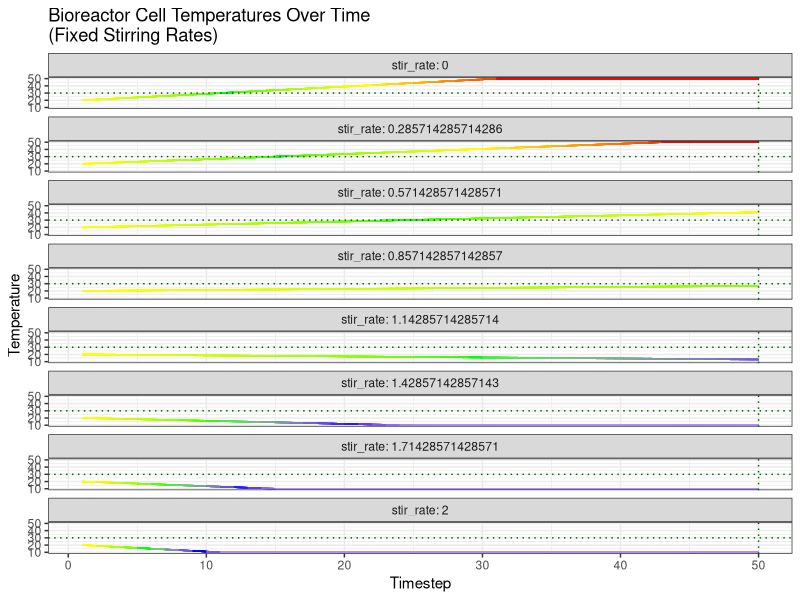
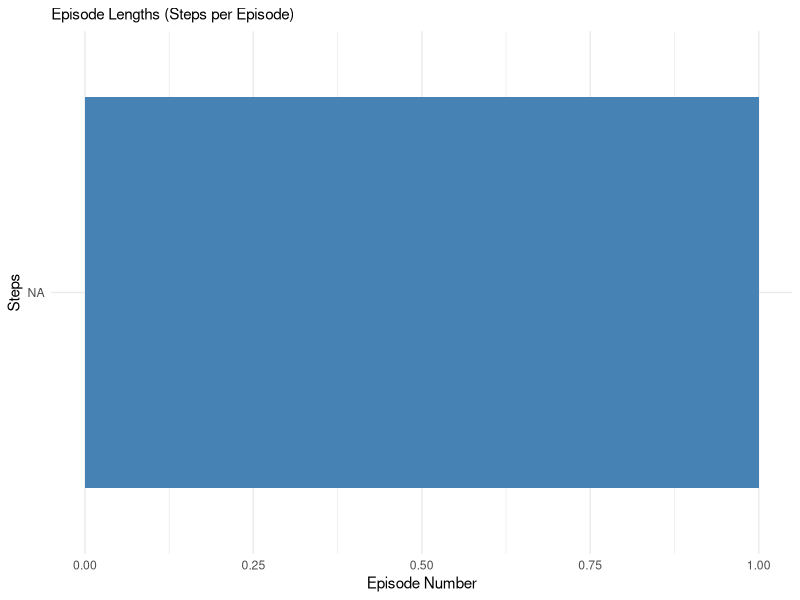
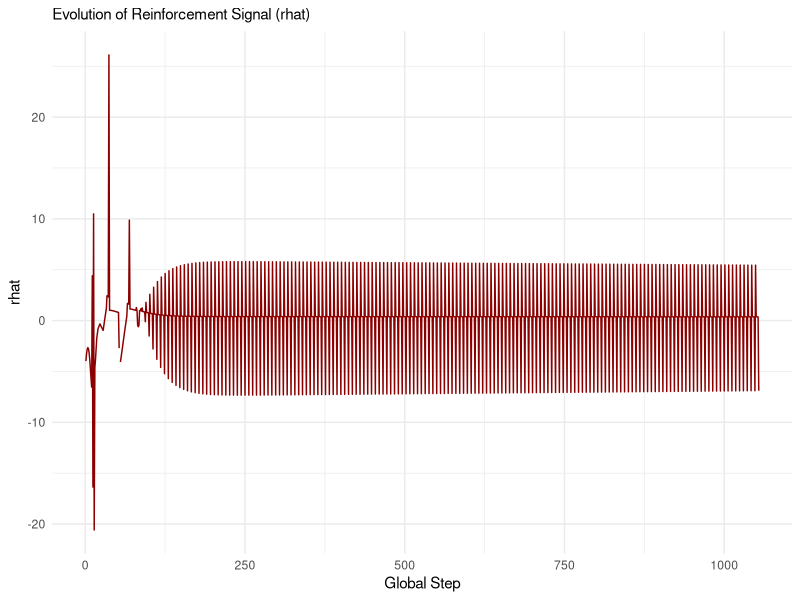
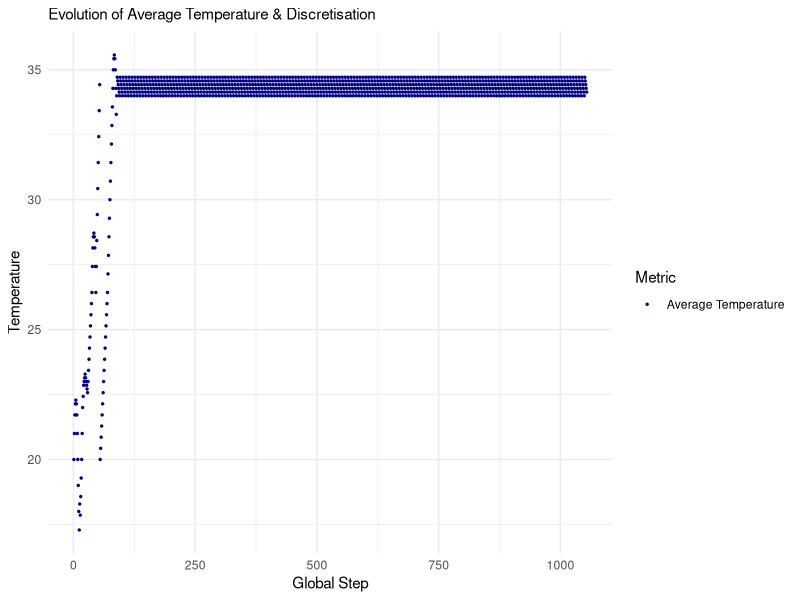
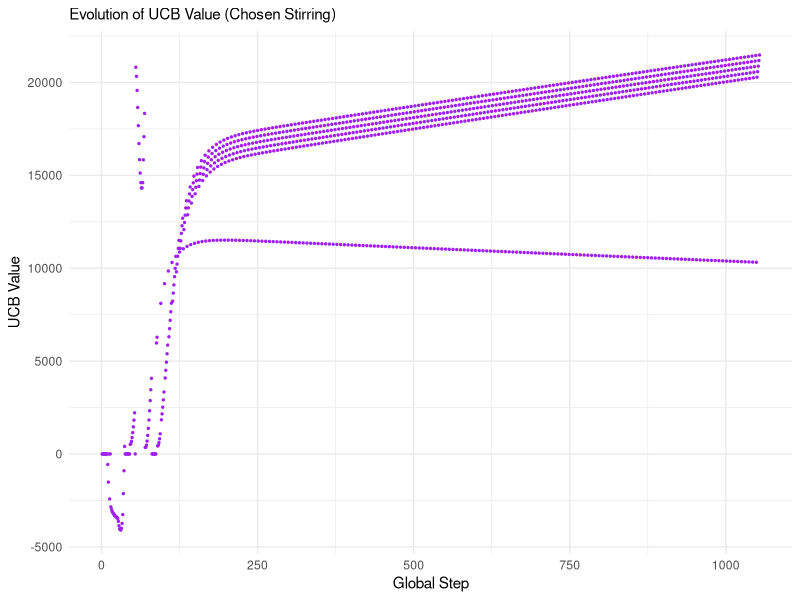
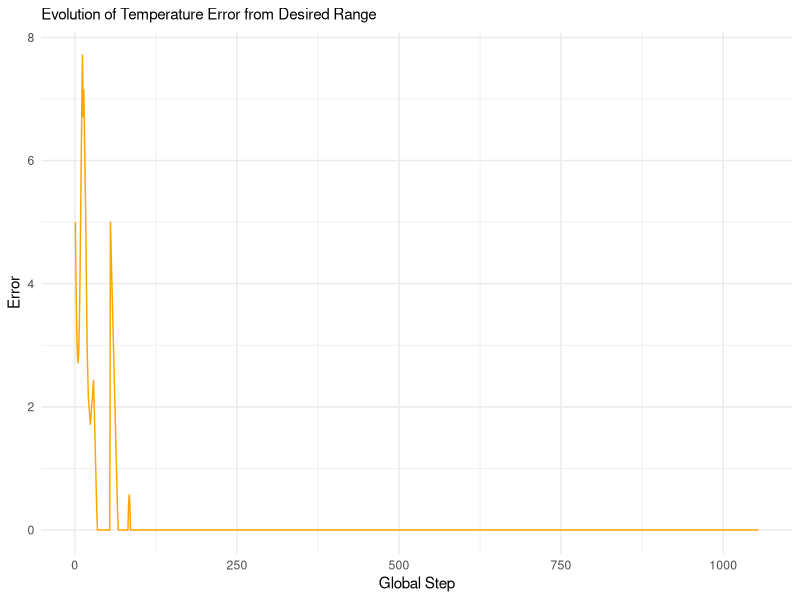
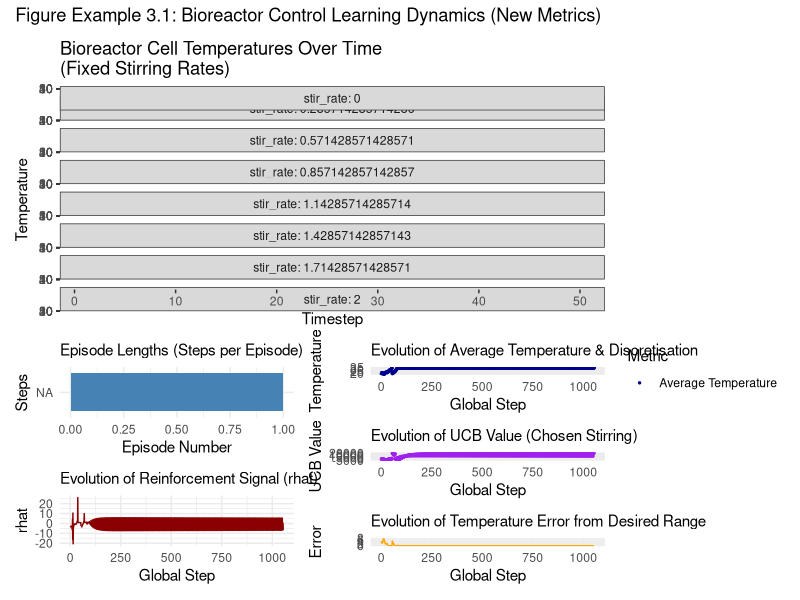
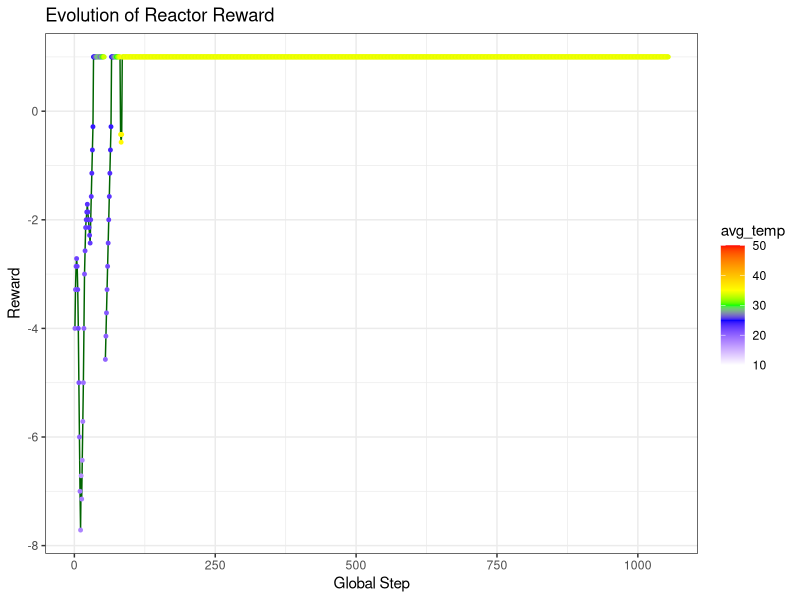

The R source for these figures, in order:
library(ggplot2); theme_set(theme_bw())
library(dplyr)
library(tidyr)
library(gganimate)
library(patchwork)
set.seed(666)

### 1. Environment (Reactor) Setup ###
grid_size <- 3
init_temp <- 20       # initial temperature
goal_temp <- 30       # (unused now)
limit_min <- 25 # 25
limit_max <- 35 # 35
min_temp <- 10
max_temp <- 50
base_heat <- 1  # constant heating term to drive rapid heating
rand_heat_min <- 0
rand_heat_max <- 0
cooling_constant = 1

# RL and simulation parameters
EPISODE_MAX_FAIL <- 50   # maximum episodes to try
MAX_STEPS <- 1000         # maximum steps per episode
STABILISE_STEPS <- 50    # steps to allow reactor to stabilise before checking avg_temp

# RL algorithm parameters
ALPHA <- 1000            # actor learning rate
BETA <- 0.5              # critic learning rate
GAMMA <- 0.95            # discount factor
LAMBDAw <- 0.9           # actor eligibility trace decay
LAMBDAv <- 0.8           # critic eligibility trace decay

# Actions: stirring levels only
num_stir <- 8
possible_stir <- seq(0, 2, length.out = num_stir)
num_actions <- num_stir

# UCB exploration bonus constant
UCB_C <- 2 # 2 at init_temp 30

### State Discretisation ###
N_avg <- 5   # number of bins for average temperature
N_std <- 4   # number of bins for standard deviation
N_STATES <- N_avg * N_std

avg_lower_bound <- min_temp
avg_upper_bound <- max_temp
std_lower_bound <- 0
std_upper_bound <- 10

discretise <- function(avg, std) {
  if(is.na(avg) || is.na(std)) return(NA)
  if(avg < min_temp || avg > max_temp) return(NA)
  bin_avg <- floor((avg - avg_lower_bound) / ((avg_upper_bound - avg_lower_bound)/ N_avg)) + 1
  if(bin_avg > N_avg) bin_avg <- N_avg
  bin_std <- floor((std - std_lower_bound) / ((std_upper_bound - std_lower_bound)/ N_std)) + 1
  if(bin_std > N_std) bin_std <- N_std
  (bin_avg - 1) * N_std + (bin_std - 1)
}

get_state_index <- function(state) {
  avg <- state[1]
  std <- state[2]
  if(is.na(avg) || is.na(std)) return(list(index = -1, bin_avg = NA, bin_std = NA, avg = avg, std = std))
  if(avg < min_temp || avg > max_temp) return(list(index = -1, bin_avg = NA, bin_std = NA, avg = avg, std = std))
  bin_avg <- floor((avg - avg_lower_bound) / ((avg_upper_bound - avg_lower_bound)/ N_avg)) + 1
  if(bin_avg > N_avg) bin_avg <- N_avg
  bin_std <- floor((std - std_lower_bound) / ((std_upper_bound - std_lower_bound)/ N_std)) + 1
  if(bin_std > N_std) bin_std <- N_std
  list(index = (bin_avg - 1) * N_std + (bin_std - 1),
       bin_avg = bin_avg, bin_std = bin_std,
       avg = avg, std = std)
}

### 2. Reactor Simulation Functions ###
init_grid <- function() {
  matrix(init_temp, nrow = grid_size, ncol = grid_size)
}

get_neighbours <- function(grid, x, y) {
  indices <- expand.grid(dx = -1:1, dy = -1:1) %>%
    filter(!(dx == 0 & dy == 0)) %>%
    mutate(nx = x + dx, ny = y + dy) %>%
    filter(nx >= 1, nx <= grid_size, ny >= 1, ny <= grid_size)
  mean(sapply(1:nrow(indices), function(i) grid[indices$ny[i], indices$nx[i]]))
}

# reactor_step <- function(grid, stirring) {
#   noise <- matrix(rnorm(length(grid), mean = 0, sd = 0.5), nrow = nrow(grid))
#   new_grid <- grid
#   # base_heat <- 2  # constant heating term to drive rapid heating
#   for (y in 1:grid_size) {
#     for (x in 1:grid_size) {
#       # slight random variations around zero
#       random_heat <- runif(1, min = 0, max = 0.5)
#       nb_avg <- get_neighbours(grid, x, y)
#       diffusion <- stirring * (nb_avg - grid[y, x])
#       cooling <- stirring * 0.05 * grid[y, x]
#       # use the constant base_heat plus small random fluctuations
#       delta <- base_heat + (1 - stirring) * random_heat + diffusion - cooling
#       new_grid[y, x] <- grid[y, x] + delta + noise[y, x]
#       new_grid[y, x] <- max(min_temp, min(new_grid[y, x], max_temp))
#     }
#   }
#   new_grid
# }

# reactor_step <- function(grid, stirring) {
#   # new_grid: we start with the current grid values.
#   new_grid <- grid
#   
#   # Cooling amount scales with stirring (acting like "pressure").
#   cooling_amount <- 1 * stirring
#   
#   # Loop over each cell
#   for (y in 1:grid_size) {
#     for (x in 1:grid_size) {
#       # Generate a small random heating term based on the globally set bounds.
#       random_heat <- runif(1, min = rand_heat_min, max = rand_heat_max)
#       
#       # Compute the new temperature:
#       # Add the constant base_heat plus a small random heating scaled down by (1 - stirring)
#       new_temp <- grid[y, x] + base_heat + (1 - stirring) * random_heat
#       
#       # With probability equal to stirring, apply a cooling event (simulate pressure)
#       if (runif(1) < stirring) {
#         new_temp <- new_temp - cooling_amount
#       }
#       
#       # Clamp the new temperature to be within [min_temp, max_temp]
#       new_temp <- max(min_temp, min(new_temp, max_temp))
#       
#       # Update the cell value
#       new_grid[y, x] <- new_temp
#     }
#   }
#   new_grid
# }


reactor_step <- function(grid, stirring) {
  new_grid <- grid
  cooling_effect <- stirring * cooling_constant  # e.g., cooling_constant = 1
  for (y in 1:grid_size) {
    for (x in 1:grid_size) {
      random_heat <- runif(1, min = rand_heat_min, max = rand_heat_max)
      new_temp <- grid[y, x] + base_heat + (1 - stirring) * random_heat - cooling_effect
      new_grid[y, x] <- max(min_temp, min(new_temp, max_temp))
    }
  }
  new_grid
}


get_state <- function(grid) {
  avg <- mean(grid)
  std <- sd(as.vector(grid))
  c(avg, std)
}

# New reward: reward = 1 if avg_temp in [limit_min, limit_max], otherwise penalize.
# static +1 / -1
compute_reward <- function(avg_temp, stirring) {
  if(avg_temp >= limit_min && avg_temp <= limit_max) {
    r <- 1
  } else if(avg_temp < limit_min) {
    r <- -(limit_min - avg_temp)
  } else {
    r <- -(avg_temp - limit_max)
  }
  r
}

# # ramps with distance from goal
# compute_reward <- function(avg_temp, stirring, k = 0.1) {
#   if(avg_temp >= limit_min && avg_temp <= limit_max) {
#     r <- 1
#   } else if(avg_temp < limit_min) {
#     err <- limit_min - avg_temp
#     r <- 1 - k * (err^2)
#   } else { # avg_temp > limit_max
#     err <- avg_temp - limit_max
#     r <- 1 - k * (err^2)
#   }
#   r
# }


# New get_action: return stirring value only
get_action <- function(action_index) {
  possible_stir[action_index + 1]
}

### 4. RL Simulation Setup with UCB metrics ###
simulate_bioreactor_control <- function() {
  set.seed(123)
  w <- matrix(runif(N_STATES * num_actions, -1, 1), nrow = N_STATES, ncol = num_actions)
  e <- matrix(0, nrow = N_STATES, ncol = num_actions)
  v <- runif(N_STATES, -1, 1)
  xbar <- rep(0, N_STATES)
  
  count_mat <- matrix(0, nrow = N_STATES, ncol = num_actions)
  
  history <- data.frame(
    GlobalStep = integer(),
    Episode = integer(),
    StepInEpisode = integer(),
    StateIndex = integer(),
    rhat = numeric(),
    chosen_action = integer(),
    stirring = numeric(),
    reward = numeric(),
    avg_temp = numeric(),
    std_temp = numeric(),
    w_val = numeric(),
    v_val = numeric(),
    ucb_val = numeric(),  # record UCB value for chosen action
    error = numeric()     # record error from desired range
  )
  
  overall_steps <- 0
  success <- FALSE
  
  for (episode in 1:EPISODE_MAX_FAIL) {
    step_in_episode <- 0
    grid <- init_grid()
    state_vec <- get_state(grid)
    state_info <- get_state_index(state_vec)
    if (is.null(state_info) || state_info$index < 0) next
    state_index <- state_info$index
    
    while(step_in_episode < MAX_STEPS) {
      overall_steps <- overall_steps + 1
      step_in_episode <- step_in_episode + 1
      
      ucb_values <- rep(NA, num_actions)
      for(a in 0:(num_actions - 1)) {
        count_val <- count_mat[state_index + 1, a + 1]
        if(count_val == 0) {
          ucb_values[a + 1] <- Inf
        } else {
          ucb_values[a + 1] <- w[state_index + 1, a + 1] + 
            UCB_C * sqrt(log(overall_steps + 1) / count_val)
        }
      }
      max_idx <- which.max(ucb_values)
      if(length(max_idx) == 0 || is.na(max_idx)) break
      action_index <- max_idx - 1
      count_mat[state_index + 1, action_index + 1] <- count_mat[state_index + 1, action_index + 1] + 1
      
      # For UCB, record the UCB value for the chosen action
      chosen_count <- count_mat[state_index + 1, action_index + 1]
      if(chosen_count == 0) {
        ucb_bonus <- NA
      } else {
        ucb_bonus <- UCB_C * sqrt(log(overall_steps + 1) / chosen_count)
      }
      ucb_val <- w[state_index + 1, action_index + 1] + ucb_bonus
      
      stirring <- get_action(action_index)
      old_value <- v[state_index + 1]
      
      # Compute error: difference from desired range
      if(state_vec[1] < limit_min) {
        err <- limit_min - state_vec[1]
      } else if(state_vec[1] > limit_max) {
        err <- state_vec[1] - limit_max
      } else {
        err <- 0
      }
      
      new_row <- data.frame(
        GlobalStep = overall_steps,
        Episode = episode,
        StepInEpisode = step_in_episode,
        StateIndex = state_index,
        rhat = NA,
        chosen_action = action_index,
        stirring = stirring,
        reward = NA,
        avg_temp = state_vec[1],
        std_temp = state_vec[2],
        bin_avg = state_info$bin_avg,
        bin_std = state_info$bin_std,
        w_val = w[state_index + 1, action_index + 1],
        v_val = v[state_index + 1],
        ucb_val = ucb_val,
        error = err
      )
      
      history <- rbind(history, new_row)
      
      grid <- reactor_step(grid, stirring)
      new_state_vec <- get_state(grid)
      new_state_info <- get_state_index(new_state_vec)
      if(is.null(new_state_info) || new_state_info$index < 0) break
      new_state_index <- new_state_info$index
      
      reward <- compute_reward(new_state_vec[1], stirring)
      
      failed <- (any(grid < min_temp) || any(grid > max_temp) ||
                   (step_in_episode > STABILISE_STEPS && 
                      (new_state_vec[1] < limit_min || new_state_vec[1] > limit_max)))
      if(failed) break
      
      p_new <- v[new_state_index + 1]
      rhat <- reward + GAMMA * p_new - old_value
      history$rhat[nrow(history)] <- rhat
      history$reward[nrow(history)] <- reward
      
      for(i in 1:N_STATES) {
        noise <- runif(num_actions, -0.01, 0.01)
        w[i, ] <- w[i, ] + ALPHA * rhat * e[i, ] + noise
        v[i] <- v[i] + BETA * rhat * xbar[i]
        e[i, ] <- e[i, ] * LAMBDAw
        xbar[i] <- xbar[i] * LAMBDAv
      }
      
      grad <- rep(0, num_actions)
      grad[action_index + 1] <- 1
      e[state_index + 1, ] <- e[state_index + 1, ] + (1 - LAMBDAw) * grad
      xbar[state_index + 1] <- xbar[state_index + 1] + (1 - LAMBDAv)
      
      state_vec <- new_state_vec
      state_info <- new_state_info
      state_index <- new_state_info$index
      
      if(step_in_episode %% 50 == 0) {
        # cat(sprintf("Reward %.2f | Stirring %.2f | Step %d | Ep: %d | EpLen: %d | Temp: %.2f | Error: %.2f | UCB: %.2f\n",
        #             reward, stirring, overall_steps, episode, step_in_episode, 
        #             new_state_vec[1], err, ucb_val), "\n")
        
        cat(sprintf("Reward %.2f | Stirring %.2f | Step %d | Ep: %d | EpLen: %d | Temp: %.2f | Error: %.2f | UCB: %.2f\nDiscretisation: Avg=%.2f (bin %d), Std=%.2f (bin %d)\n",
                    reward, stirring, overall_steps, episode, step_in_episode, 
                    new_state_vec[1], err, ucb_val,
                    new_state_info$avg, new_state_info$bin_avg, new_state_info$std, new_state_info$bin_std), "\n")
        
        
      }
      
      if(step_in_episode >= MAX_STEPS) {
        final_state_info <- get_state_index(state_vec)
        cat(sprintf("SUCCESS: Terminated after %d steps in Episode %d | Final Temp: %.2f | Error: %.2f\n",
                    step_in_episode, episode, state_vec[1],
                    ifelse(state_vec[1] < limit_min, limit_min - state_vec[1],
                           ifelse(state_vec[1] > limit_max, state_vec[1] - limit_max, 0))), "\n")
        success <- TRUE
        return(list(history = history, episode = episode, steps = step_in_episode))
      }
    }
  }
  
  if(!success) {
    final_state_info <- get_state_index(state_vec)
    cat(sprintf("FAILURE: No episode reached %d steps over %d episodes | Final Temp: %.2f\n",
                MAX_STEPS, EPISODE_MAX_FAIL, state_vec[1]), "\n")
  }
  
  list(history = history, episode = episode, steps = step_in_episode)
}

result <- simulate_bioreactor_control()
history <- result$history
episode_lengths <- result$episode_lengths
global_steps_final <- result$global_steps

# end of sim function ----

### 3. Testing the Reactor Model (No RL) ###
# Simulate reactor dynamics with fixed stirring rates: 0, 0.3, 0.6.
fixed_stir_rates <- possible_stir # same as agent's options

timesteps <- STABILISE_STEPS
results_list <- list()

# for (stir in fixed_stir_rates) {
#   grid <- init_grid()
#   sim_results <- list()
#   for (t in 1:timesteps) {
#     df <- expand.grid(x = 1:grid_size, y = 1:grid_size)
#     df$value <- as.vector(t(grid))
#     df$timestep <- t
#     df$cell <- paste0(df$x, "-", df$y)
#     sim_results[[t]] <- df
#     grid <- reactor_step(grid, target_temp = goal_temp, stirring = stir)
#   }

for (stir in fixed_stir_rates) {
  grid <- init_grid()
  sim_results <- list()
  for (t in 1:timesteps) {
    df <- expand.grid(x = 1:grid_size, y = 1:grid_size)
    df$value <- as.vector(t(grid))
    df$timestep <- t
    df$cell <- paste0(df$x, "-", df$y)
    sim_results[[t]] <- df
    grid <- reactor_step(grid, stirring = stir)
  }

  sim_data <- bind_rows(sim_results)
  sim_data$stir_rate <- stir
  results_list[[as.character(stir)]] <- sim_data
}
all_data <- bind_rows(results_list)
all_data <- all_data %>%
  mutate(temp_state = case_when(
    value > goal_temp + 1 ~ "hot",
    value < goal_temp - 1 ~ "cold",
    TRUE ~ "good"
  ))

p_metric <- ggplot(all_data, aes(x = timestep, y = value, group = cell, color = value)) +
  geom_line() +
  facet_wrap(~ stir_rate, ncol = 1, labeller = label_both) +
  geom_hline(yintercept = goal_temp, linetype = "dotted", color = "darkgreen") +
  geom_vline(xintercept = STABILISE_STEPS, linetype = "dotted", color = "darkgreen") +
  scale_color_gradientn(
    colours = c("white", "blue", "green", "yellow", "red"),
    values = scales::rescale(c(min_temp, 10, goal_temp, 20, max_temp)),
    limits = c(min_temp, max_temp)
  ) +
  labs(title = "Bioreactor Cell Temperatures Over Time\n(Fixed Stirring Rates)",
       x = "Timestep", y = "Temperature") +
  theme(legend.position = "none")
print(p_metric)
ggsave(filename = "../figures/bioreactor_metric_faceted.png", plot = p_metric, width = 8, height = 10)



# Run simulation  episodes ----

# start.time <- Sys.time()
# result <- simulate_bioreactor_control()
# history <- result$history
# episode_lengths <- result$episode_lengths
# global_steps_final <- result$global_steps
# end.time <- Sys.time()
# cat("Time taken: ", end.time - start.time, "\n")












### 4. Plotting ###
# ---- RL Outcome Plots ----
# if(length(episode_lengths) == 0) {
#   df_episodes <- data.frame(Episode = 1, Steps = NA)
# } else {
#   df_episodes <- data.frame(
#     Episode = seq_along(episode_lengths),
#     Steps = episode_lengths
#   )
# }
# p1_rl <- ggplot(df_episodes, aes(x = Episode, y = Steps)) +
#   geom_bar(stat = "identity", fill = "steelblue") +
#   labs(subtitle = "Episode Lengths (Steps per Episode)",
#        x = "Episode Number", y = "Steps") +
#   theme_minimal()
# print(p1_rl)
# 
# p2_rl <- ggplot(history, aes(x = GlobalStep, y = rhat)) +
#   geom_line(color = "darkred") +
#   labs(subtitle = "Evolution of Reinforcement Signal (rhat)",
#        x = "Global Step", y = "rhat") +
#   theme_minimal()
# print(p2_rl)
# 
# p3_rl <- ggplot(history, aes(x = GlobalStep)) +
#   geom_point(aes(y = avg_temp, color = "Average Temperature"), size = 0.5) +
#   labs(subtitle = "Evolution of Average Temperature in Current State",
#        x = "Global Step", y = "Temperature") +
#   scale_color_manual(name = "Metric",
#                      values = c("Average Temperature" = "darkblue")) +
#   theme_minimal()
# print(p3_rl)
# 
# p4_rl <- ggplot(history, aes(x = GlobalStep, y = p_action)) +
#   geom_point(color = "purple", size = 0.5) +
#   labs(subtitle = "Evolution of Action Probability (Chosen Stirring)",
#        x = "Global Step", y = "Probability") +
#   theme_minimal()
# print(p4_rl)
# 
# rl_metrics <- (p1_rl / p2_rl) | (p3_rl / p4_rl)
# rl_metrics <- rl_metrics + 
#   plot_annotation(title = "Figure Example 3.1: Bioreactor Control Learning Dynamics")
# combined_all <- p_metric / rl_metrics
# print(combined_all)
# filename <- file.path("../figures/fig_ex_3_1.png")
# ggsave(filename = filename, combined_all, width = 8, height = 10)
# 
# 
# 



### 4. Plotting using New Metrics ###

# Episode lengths plot remains unchanged
if(length(episode_lengths) == 0) {
  df_episodes <- data.frame(Episode = 1, Steps = NA)
} else {
  df_episodes <- data.frame(
    Episode = seq_along(episode_lengths),
    Steps = episode_lengths
  )
}
p1_rl <- ggplot(df_episodes, aes(x = Episode, y = Steps)) +
  geom_bar(stat = "identity", fill = "steelblue") +
  labs(subtitle = "Episode Lengths (Steps per Episode)",
       x = "Episode Number", y = "Steps") +
  theme_minimal()
print(p1_rl)

# Plot evolution of the reinforcement signal (rhat)
p2_rl <- ggplot(history, aes(x = GlobalStep, y = rhat)) +
  geom_line(color = "darkred") +
  labs(subtitle = "Evolution of Reinforcement Signal (rhat)",
       x = "Global Step", y = "rhat") +
  theme_minimal()
print(p2_rl)

# Plot evolution of average temperature along with its discretisation (bins)
p3_rl <- ggplot(history, aes(x = GlobalStep)) +
  geom_point(aes(y = avg_temp, color = "Average Temperature"), size = 0.5) +
  # geom_text(aes(y = Inf, label = paste0("Avg=", round(avg_temp, 2), " (bin ", bin_avg, ")")),
            # check_overlap = TRUE, hjust = -0.1, size = 2) +
  labs(subtitle = "Evolution of Average Temperature & Discretisation",
       x = "Global Step", y = "Temperature") +
  scale_color_manual(name = "Metric",
                     values = c("Average Temperature" = "darkblue")) +
  theme_minimal()
print(p3_rl)

# Plot evolution of the UCB value for the chosen action
p4_rl <- ggplot(history, aes(x = GlobalStep, y = ucb_val)) +
  geom_point(color = "purple", size = 0.5) +
  labs(subtitle = "Evolution of UCB Value (Chosen Stirring)",
       x = "Global Step", y = "UCB Value") +
  theme_minimal()
print(p4_rl)

# Plot evolution of error from the desired range ([limit_min, limit_max])
p5_rl <- ggplot(history, aes(x = GlobalStep, y = error)) +
  geom_line(color = "orange") +
  labs(subtitle = "Evolution of Temperature Error from Desired Range",
       x = "Global Step", y = "Error") +
  theme_minimal()
print(p5_rl)

# Combine plots using patchwork (adjust layout as desired)
rl_metrics <- p_metric / ((p1_rl / p2_rl) | (p3_rl / p4_rl / p5_rl))
rl_metrics <-   rl_metrics + 
  plot_annotation(title = "Figure Example 3.1: Bioreactor Control Learning Dynamics (New Metrics)")
print(rl_metrics)

filename <- file.path("../figures/fig_ex_3_1.png")
ggsave(filename = filename, rl_metrics, width = 8, height = 10)


















# 
# # ---- Dynamic Animation of RL Learning Outcomes ----
# # Add dynamic subtitle text to history.
# history <- history %>%
#   mutate(subtitle_text = paste("StateIndex:", StateIndex,
#                                "\nrhat:", round(rhat, 2),
#                                "\nAction:", chosen_action,
#                                "\nTarget:", target,
#                                "\nStir:", stirring,
#                                "\nReward:", round(reward, 2),
#                                "\nAvg:", round(avg_temp, 2),
#                                "\nStd:", round(std_temp, 2),
#                                "\nw:", round(w_val, 2),
#                                "\nv:", round(v_val, 2),
#                                "\np:", round(p_action, 2)))
# 
# p_anim <- ggplot(history, aes(x = GlobalStep, y = avg_temp)) +
#   geom_line(color = "darkgreen") +
#   geom_point(aes(color = avg_temp), size = 1) +
#   scale_color_gradientn(
#     colours = c("white", "blue", "green", "yellow", "red"),
#     values = scales::rescale(c(min_temp, 10, goal_temp, 20, max_temp)),
#     limits = c(min_temp, max_temp)
#   ) +
#   # labs(title = "Evolution of Reactor Average Temperature",
#   #      subtitle = "{closest_state(subtitle_text)}",
#   #      x = "Global Step", y = "Average Temperature") +
#   
#   labs(title = "Evolution of Reactor Average Temperature\n",
#        subtitle = paste("Goal Temp =", goal_temp,
#                         "| Fine Actions: Target =", paste(round(possible_target, 2), collapse = ", "),
#                         " & Stir =", paste(round(possible_stir, 2), collapse = ", "),
#                         "\nTotal Trials:", length(trial_lengths),
#                         "| Global Step: {round(frame_time,0)}"),
#        x = "Global Step", y = "Average Temperature") +
#   
#   transition_time(GlobalStep) +
#   shadow_mark(exclude_layer = 1, past = TRUE, alpha = 0.5, size = 1)


# static ----
p_reward_static <- ggplot(history, aes(x = GlobalStep, y = reward)) +
  geom_line(color = "darkgreen") +
  geom_point(aes(color = avg_temp), size = 1) +
  scale_color_gradientn(
    colours = c("white", "blue", "green", "yellow", "red"),
    values = scales::rescale(c(min_temp, limit_min, goal_temp, limit_max, max_temp)),
    limits = c(min_temp, max_temp)
  ) +
  labs(title = "Evolution of Reactor Reward",
       x = "Global Step", y = "Reward")

p_reward_static

ggsave(filename = "../figures/fig_ex_1_anim_reward.png", plot = p_reward_static, width = 8, height = 5)


p_temp_static <- ggplot(history, aes(x = GlobalStep, y = avg_temp)) +
  geom_line(color = "darkgreen") +
  geom_hline(yintercept = limit_min, linetype = "dotted", color = "darkred") +
  geom_hline(yintercept = limit_max, linetype = "dotted", color = "darkred") +
  geom_point(aes(color = avg_temp), size = 1) +
  scale_color_gradientn(
    colours = c("white", "blue", "green", "yellow", "red"),
    values = scales::rescale(c(min_temp, limit_min, goal_temp, limit_max, max_temp)),
    limits = c(min_temp, max_temp)
  ) +
  labs(title = "Evolution of Reactor Average Temperature",
       x = "Global Step", y = "Average Temperature")

p_temp_static

ggsave(filename = "../figures/fig_ex_1_temp_static.png", plot = p_temp_static, width = 8, height = 5)






# 
# 
# 
# # main animation ----
# 
# # First, compute a dynamic subtitle column in history using the new metrics.
# history <- history %>%
#   mutate(dynamic_subtitle = paste("Goal Temp =", goal_temp,
#                                   "| Fine Action: Stir =", paste(round(possible_stir, 2), collapse = ", "),
#                                   "\nEpisode:", Episode,
#                                   "\nStepInEpisode:", StepInEpisode,
#                                   "\nStateIndex:", StateIndex,
#                                   "\nrhat:", round(rhat, 2),
#                                   "\nAction:", chosen_action,
#                                   "\nReward:", round(reward, 2),
#                                   "\nAvg Temp:", round(avg_temp, 2),
#                                   "\nStd Temp:", round(std_temp, 2),
#                                   "\nw:", round(w_val, 2),
#                                   "\nv:", round(v_val, 2),
#                                   "\np:", round(p_action, 2),
#                                   "\nGlobal Step:", GlobalStep,
#                                   "\nStirring:",history$stirring))
# 
# # Then, include this dynamic subtitle as an on-plot text layer (rather than in labs)
# p_anim <- ggplot(history, aes(x = GlobalStep, y = avg_temp)) +
#   geom_line(color = "darkgreen") +
#   geom_point(aes(color = avg_temp), size = 1) +
#   # Add dynamic text showing the current state's details in the top-right corner:
#   geom_text(aes(label = dynamic_subtitle), 
#             x = -Inf, y = Inf, hjust = 0, vjust = 1.1, size = 3, color = "black") +
#   
#   scale_color_gradientn(
#     colours = c("white", "blue", "green", "yellow", "red"),
#     values = scales::rescale(c(min_temp, limit_min, goal_temp, limit_max, max_temp)),
#     limits = c(min_temp, max_temp)
#   ) +
#   labs(title = "Evolution of Reactor Average Temperature",
#        x = "Global Step", y = "Average Temperature") +
#   transition_time(GlobalStep) +
#   shadow_mark(exclude_layer = 3, past = TRUE, alpha = 0.5, size = 1)
# 
# # anim2 <- animate(p_anim, nframes = 100, fps = 10, width = 700, height = 500, res = 120)
# anim2 <- animate(p_anim, nframes = 200, fps = 20, width = 800, height = 500, res = 120)
# gif_filename <- file.path("../figures/fig_ex_3_1_anim.gif")
# anim_save(gif_filename, anim2)
# 
# # plot reward ----
# 
# p_anim_reward <- ggplot(history, aes(x = GlobalStep, y = reward)) +
#   geom_line(color = "darkgreen") +
#   geom_point(aes(color = avg_temp), size = 1) +
#   # Add dynamic text showing the current state's details in the top-left corner:
#   geom_text(aes(label = dynamic_subtitle), 
#             x = -Inf, y = Inf, hjust = 0, vjust = 1.1, size = 3, color = "black") +
#   scale_color_gradientn(
#     colours = c("white", "blue", "green", "yellow", "red"),
#     values = scales::rescale(c(min_temp, limit_min, goal_temp, limit_max, max_temp)),
#     limits = c(min_temp, max_temp)
#   ) +
#   labs(title = "Evolution of Reactor Reward",
#        x = "Global Step", y = "Reward") +
#   transition_time(GlobalStep) +
#   shadow_mark(exclude_layer = 3, past = TRUE, alpha = 0.5, size = 1)
# 
# anim_reward <- animate(p_anim_reward, nframes = 200, fps = 20, width = 800, height = 500, res = 120)
# gif_filename_reward <- file.path("../figures/fig_ex_1_anim_reward.gif")
# anim_save(gif_filename_reward, anim_reward)
# 
